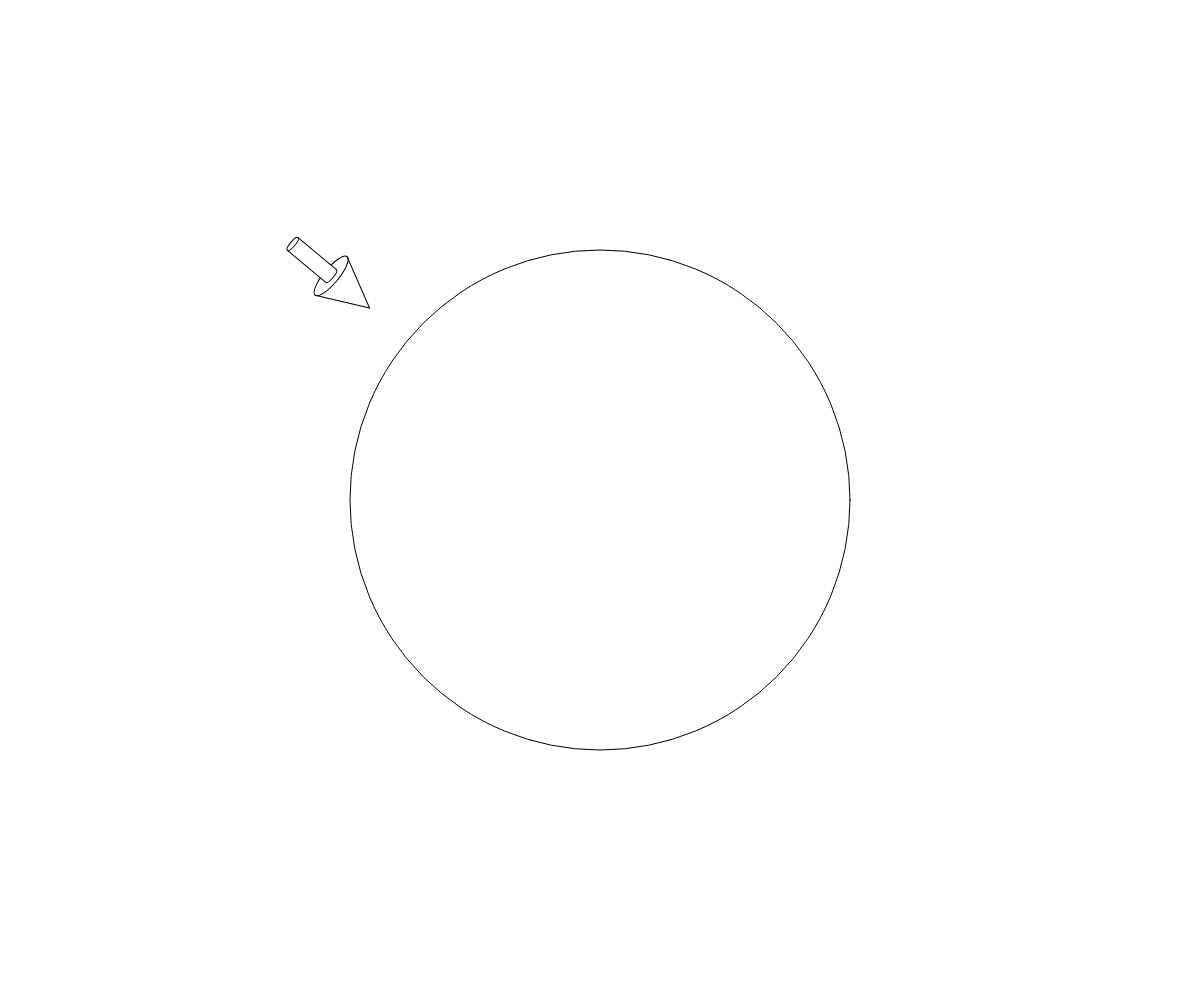
Frame 1 (no input)
Frame 60 (no input): identical to frame 1, image omitted
Frame 120 (the mouse pressed at the canvas centre since frame 60): identical to frame 1, image omitted

The p5.js sketch that drew this single still picture (run headless with seeded random() and noise() and a simulated clock; from frame 60 on, the mouse is pressed at the canvas centre):

// p5.js sketch
// ── sketch.js
let step = 5;
let arrow = 50;
let slider;
let light = 0;
let depth = 15;
let mouse, angle, testAngle, size, outer;

function setup() {
  createCanvas(windowWidth, windowHeight);
  slider = createSlider(0, 12, step, 1)
  mouse = createVector(mouseX, mouseY)
  angle = -QUARTER_PI
  calculateSize()
  document.addEventListener('contextmenu', event => event.preventDefault())
}

function calculateSize() {
  size = min(width, height) / 4
  outer = size + 50
}

function windowResized() {
  resizeCanvas(windowWidth, windowHeight)
  calculateSize()
}

function drawArrow(r, a, d) {
  push()
  translate(width / 2, height / 2)
  rotate(a)
  ellipse(r + arrow, 0, d, arrow)
  line(r + arrow, arrow / 2, r, 0)
  line(r + arrow, -arrow / 2, r, 0)

  noStroke()
  fill(255)
  rect(r + 3 / 2 * arrow, 0, arrow, arrow / 3)
  stroke(0)
  noFill()

  arc(r + arrow, 0, d / 3, arrow / 3, HALF_PI, 3 * HALF_PI)
  line(r + arrow, arrow / 6, r + 2 * arrow, arrow / 6)
  line(r + arrow, -arrow / 6, r + 2 * arrow, -arrow / 6)
  ellipse(r + 2 * arrow, 0, d / 3, arrow / 3)
  pop()
}

function mousePressed() {
  if (step == 5 && mouseButton == "right") {
    if (keyIsPressed && keyCode == SHIFT) {
      depth += 5
    } else {
      depth -= 5
    }
  }
}

function drawSphere(step) {
  noFill()
  stroke(0)
  strokeWeight(1)
  rectMode(CENTER)
  ellipseMode(CENTER)

  if (step == 1) {
    rect(width / 2, height / 2, size * 2, size * 2)
  } else if (step != 0 && step != 4) {
    drawSphere(step - 1)
  }

  if (step == 2) {
    push()
    translate(width / 2, height / 2)
    rotate(QUARTER_PI)
    rect(0, 0, size * 2, size * 2)
    pop()
  } else if (step == 3) {
    beginShape()
    for (var a = 0; a < TWO_PI; a += PI / 8) {
      vertex(width / 2 + size * cos(a), height / 2 + size * sin(a))
    }
    endShape(CLOSE)
  } else if (step == 4) {
    circle(width / 2, height / 2, size * 2)
  } else if (step == 5) {
    if (mouseIsPressed) {
      if (mouseButton == "left") {
        mouse.x = mouseX
        mouse.y = mouseY
      }
    }
    testAngle = atan2(mouse.y - height / 2, mouse.x - width / 2)
    if (testAngle > -7 / 8 * PI && testAngle < -PI / 8) {
      angle = testAngle
    }
    drawArrow(outer, angle, depth)
  }
}

function draw() {
  background(255);
  step = slider.value()
  drawSphere(step)
}
